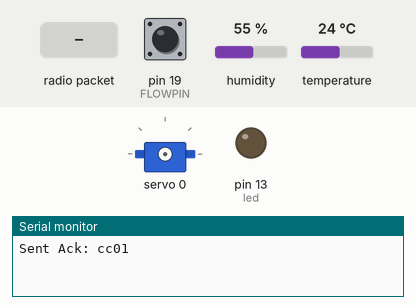
This sketch was run on a simulated Arduino Uno, built with avr-gcc and run on an emulated ATmega328P. On the bench: servo, output pins drawn as LEDs (lit = HIGH), the last lines printed to the serial monitor. The inputs (shaded band) are chosen by the test bench; at power-on: pin 19 (FLOWPIN) HIGH, humidity 55 %, temperature 24 °C. No radio packets arrive unless stated.

Above: at 1.2 s.
1.3 s: radio packet "s" arrives
At 2.5 s:
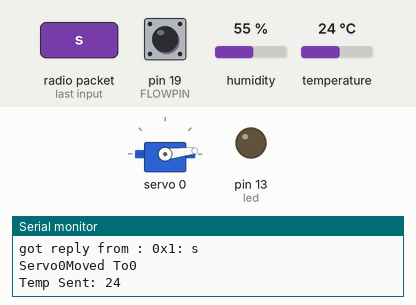
2.8 s: radio packet "1" arrives
6.4 s: radio packet "2" arrives
Timing chart, 0 to 9.4 s (numbered marks = the images above; inputs shaded):
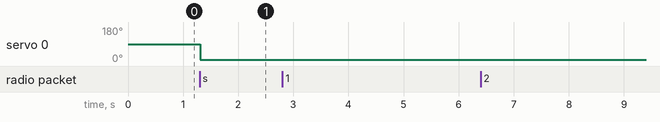

Measured:
- after the input at 1.3 s, servo 0: 90° → 6° at once

The sketch:

node.cc.ino
```cpp
#include <DHT.h>

// CMPT 430 Final Design
// Chad A. Woitas
// Well monitoring project

// Monitor / Client NODE


#include <SPI.h>
#include <RHReliableDatagram.h>
#include <RH_RF95.h>
#include <Adafruit_PWMServoDriver.h>

// Radio -------------------------------------------------
RH_RF95 rf95(8, 7);
#define CLIENT_ADDRESS 2
#define SERVER_ADDRESS 1
RHReliableDatagram manager(rf95, CLIENT_ADDRESS);
uint8_t buf[RH_RF95_MAX_MESSAGE_LEN];

// Controls ----------------------------------------------
Adafruit_PWMServoDriver pwm = Adafruit_PWMServoDriver();
#define SERVOMIN  100 // tune
#define SERVOMAX  400 // tune
int servoPosition = 1;

// Sensors  ----------------------------------------------
#define DHTTYPE DHT22
DHT dht(18, DHTTYPE);
int lasthumid = 0;
int lasttemp = 0;


#define FLOWPIN 19
uint16_t pulses = 0;
uint8_t lastflowpinstate;
uint32_t lastflowratetimer= 0;
float flowrate;


int led =13;

void setup() {
  Serial.begin(9600);
  pinMode(led, OUTPUT);
//  if (!rf95.init())   Serial.println("Radio init failed");
  if(!manager.init()) Serial.println("Proto init failed");
  pwm.begin();
  pwm.setPWMFreq(40);
  dht.begin();

  pinMode(FLOWPIN, INPUT);
  digitalWrite(FLOWPIN, HIGH);
  lastflowpinstate = digitalRead(FLOWPIN);
}

void loop(){


  uint8_t len = sizeof(buf);
  uint8_t from;

  //Ack Packets
  uint8_t ack[] = {99,99,48,49};
  if(manager.sendtoWait(ack, sizeof(ack), SERVER_ADDRESS)){
      Serial.print("Sent Ack: ");
      Serial.print((char) ack[0]);
      Serial.print((char) ack[1]);
      Serial.print((char) ack[2]);
      Serial.println((char) ack[3]);
    if (manager.recvfromAckTimeout(buf, &len, 2000, &from)){
      Serial.print("got reply from : 0x");
      Serial.print(from, HEX);
      Serial.print(": ");
      Serial.println((char*)buf);
      controls(buf);
    }
  }
  //End Ack Packets

  //Data Readings
  int humid = dht.readHumidity();
  int temp = dht.readTemperature();

  if (isnan(humid) || isnan(temp)) {
        uint8_t data[] = "cc04";
    if(manager.sendtoWait(data, sizeof(data), SERVER_ADDRESS)){
      Serial.print("Bad Reading");
      if (manager.recvfromAckTimeout(buf, &len, 2000, &from)){
        Serial.print("got reply from : 0x");
        Serial.print(from, HEX);
        Serial.print(": ");
        Serial.println((char*)buf);
        controls(buf);
      }
      else{
        Serial.println("No reply, is the server running?");
      }
    }
  }

  if(temp != lasttemp){
  char tdata = temp;
  uint8_t stdata[4] = {115, 116, 0, tdata};
  if(manager.sendtoWait(stdata, sizeof(stdata), SERVER_ADDRESS)){
      Serial.print("Temp Sent: ");
      Serial.println(temp);
    if (manager.recvfromAckTimeout(buf, &len, 2000, &from)){
      Serial.print("got reply from : 0x");
      Serial.print(from, HEX);
      Serial.print(": ");
      Serial.println((char*)buf);
      controls(buf);
    }
    else{
      Serial.println("No reply, is the server running?");
    }
  }
  lasttemp = temp;
  }

  if(humid != lasthumid){
  char hdata = humid;
  uint8_t shdata[4] = {115, 108, 0, hdata};
  if(manager.sendtoWait(shdata, sizeof(shdata), SERVER_ADDRESS)){
    if (manager.recvfromAckTimeout(buf, &len, 2000, &from)){
      Serial.print("Humid Sent: ");
      Serial.println(humid);
      Serial.print("got reply from : 0x");
      Serial.print(from, HEX);
      Serial.print(": ");
      Serial.println((char*)buf);
      controls(buf);
    }
    else{
      Serial.println("No reply, is the server running?");
    }
  }
  lasthumid = humid;
  }


  char fdata = flowRate();
  uint8_t sfdata[4] = {115, 102, 0, fdata};
  if(manager.sendtoWait(sfdata, sizeof(sfdata), SERVER_ADDRESS)){
    if (manager.recvfromAckTimeout(buf, &len, 2000, &from)){
      Serial.print("Flow Sent: ");
      Serial.println(fdata);
      Serial.print("got reply from : 0x");
      Serial.print(from, HEX);
      Serial.print(": ");
      Serial.println((char*)buf);
      controls(buf);
    }
    else{
      Serial.println("No reply, is the server running?");
    }

  }
  //END DATA READINGS

  delay(500); //for viewing purposes
}// end loop

void controls(uint8_t buf[]){
    //Controls S0-9
    if(buf[0]==115 && (0<=buf[1]<=10)){
        if(buf[3]==49){
          Serial.println("Servo+");
            for (uint16_t pulselen = SERVOMIN; pulselen < SERVOMAX; pulselen++) {
              pwm.setPWM(buf[1], 0, pulselen);
            }
        }
        else if(buf[3]==50){
          Serial.println("Servo-");
            for (uint16_t pulselen = SERVOMAX; pulselen > SERVOMIN; pulselen--) {
              pwm.setPWM(buf[1], 0, pulselen);
            }
        }
        else{
          pwm.setPWM(0,0,map(buf[3], 1,255, SERVOMIN, SERVOMAX));
        }
        char dev = buf[1];
        char pos = buf[3];
        //CNXX
        uint8_t data[4] = {99, 110, dev, pos};
        if(manager.sendtoWait(data, sizeof(data), SERVER_ADDRESS)){
          Serial.print("Servo");
          Serial.print(buf[1]);
          Serial.print("Moved To");
          Serial.println(buf[3]);
        }
        else{
          Serial.println("No reply, is the server running?");
        }
    }
    if(buf[0]==115 && buf[1]==49 && buf[1]==48 && buf[1]==49){
      setup();
    }
}

int flowRate(){
  uint8_t x = digitalRead(FLOWPIN);
  if (x == lastflowpinstate) {
    lastflowratetimer++;
    return; // nothing changed!
  }
  if (x == HIGH) {
    //low to high transition!
    pulses++;
  }
  lastflowpinstate = x;
  flowrate = 1000.0;
  flowrate /= lastflowratetimer;  // in hertz
  lastflowratetimer = 0;
  return flowRate;
}

void errorBlink(){
    digitalWrite(led,HIGH);
    delay(100);
    digitalWrite(led,LOW);
    delay(100);
    digitalWrite(led,HIGH);
    delay(100);
    digitalWrite(led,LOW);
    delay(100);
    digitalWrite(led,HIGH);
    delay(100);
    digitalWrite(led,LOW);
}

void signalBlink(int count){
  for(int i = 0; i<count;i++){
    digitalWrite(led,HIGH);
    delay(200);
    digitalWrite(led,LOW);
    delay(50);
  }
}
```
